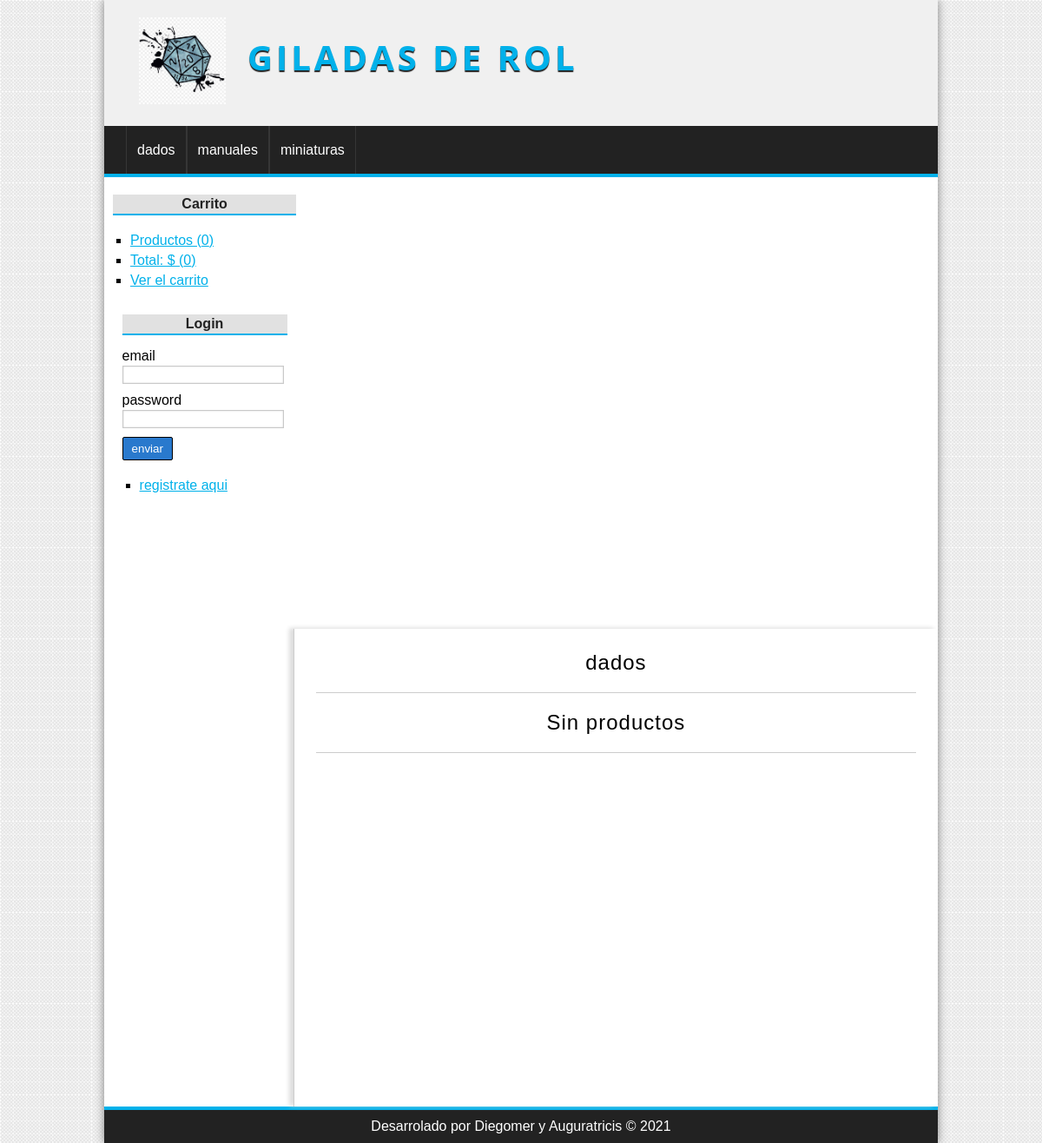
Page /category/productsByCategory&id=1 on the committed database.
### tables this page shows
CREATE TABLE IF NOT EXISTS Categories(
Id              int(255) auto_increment not null,
CategoryName    varchar(100) not null,
CONSTRAINT pk_Categories PRIMARY KEY(Id)
);

### config/db.php (called while the page is built)
<?php
class Database{
    public static function connect(){
        $db = new mysqli('localhost', 'root', '', 'ECommercePrueba');
        $db->query("SET NAMES 'utf8'");
        return $db;
    }
}

### helpers/utils.php (called while the page is built, shortened)
<?php
class Utils{
    public static function showCategoriesMenu(){
        require_once 'controllers/CategoryController.php';
        $category = new category();
        $categories = $category->GetAll();
        return $categories;
    }
}

### models/category.php (called while the page is built, shortened)
<?php
class category{
    private $id;
    private $db;
    public function __construct()
    {
        $this->db = Database::connect();
    }
    function getId(){
        return $this->id;
    }
    function setId($id){
        $this->id = $this->db->real_escape_string($id);
    }
    public function getAll(){
        $query = 'SELECT * FROM Categories;';
        $categories = $this->db->query($query);
        return $categories;
    }
    public function getOne(){
        $query = "SELECT * FROM Categories WHERE Id = {$this->getId()};";
        $category = $this->db->query($query);
        $result = false;
        if($category){
            $result = $category->fetch_object();
        }
        return $result;
    }
}

### controllers/CategoryController.php (called while the page is built, shortened)
<?php
require_once 'models/category.php';
require_once 'models/product.php';
class categoryController{
    public function productsByCategory(){
        if(isset($_GET['id'])){
            $id = $_GET['id'];
            $cat = new Category();
            $cat->setId($id);
            $category = $cat->getOne();
            $product = new Product();
            $products = $product->getProductsByCategoryId($id);
        }
        require_once 'views/category/viewCategory.php';
    }
}

### models/product.php (called while the page is built, shortened)
<?php
class product{
    private $db;
    public function __construct(){
        $this->db = Database::connect();
    }
    public function getProductsByCategoryId($id){
        $query = "SELECT * FROM Products WHERE CategoryId = $id";
        $products = $this->db->query($query);
        return $products;
    }
}

### views/category/viewCategory.php (the view)
<?php if(isset($category)):?>
<h1><?=$category->CategoryName; ?></h1>
    <?php if($products->num_rows != 0): ?>
        <?php while($product = $products->fetch_object()): ?>
            <div class="product">
                <a href="<?=base_url?>product/getOne&id=<?=$product->Id?>">
                    <?php if($product->Img != null): ?>
                        <img src="<?= base_url ?>upload/images/<?= $product->Img?>" alt="<?= $product->ProductName?>" />
                    <?php else: ?>
                        <img src="<?= base_url ?>assets/img/noImage.png" alt="<?= $product->ProductName?>" />
                    <?php endif ?>
                    <h2><?= $product->ProductName?></h2>
                    <p><?= $product->Price?> patacones</p>
                </a>
                <a href="<?=base_url?>cart/add&id=<?=$product->Id?>" class="button">Comprar</a>
            </div>
        <?php endwhile; ?>
    <?php else: ?>
        <h1>Sin productos</h1>
    <?php endif;?>
<?php else: ?>
    <h1>La categoria no existe!</h1>
<?php endif; ?>

### views/layout/header.php (shortened to what this page needs)
<!DOCTYPE html>
<html>
    <head>
        <link rel="stylesheet" href="<?=base_url?>assets/css/styles/styles.css"/>
    </head>
    <body>
        <div id="container">
            <header id="header">
                <div id="logo">
                    <img src="<?=base_url?>assets/img/dado.jpg" alt="logo"/>
                    <a href="index.php">
                        Giladas de rol
                    </a>
                </div>
            </header>
            <?php $categories =  Utils::showCategoriesMenu() ?>
            <nav id="menu">
                <ul>
                    <?php while($category = $categories->fetch_object()): ?>
                        <li>
                            <a href="<?=base_url?>category/productsByCategory&id=<?=$category->Id?>"><?= $category->CategoryName ?></a>
                        </li>
                    <?php endwhile;?>
                </ul>
            </nav>

### assets/css/styles/styles.css (style rules this page uses)
* { padding: 0px; margin: 0px; font-family: sans-serif, Helvetica, Arial; }
body { background: url(../img/bg.png); }
a { color: #01B1EA; }
#container { width: 80%; margin: 0px auto; box-shadow: 0px 0px 10px gray; background: white; }
#header { height: 145px; background: #F0F0F0; }
#logo { padding: 20px; margin-left: 20px; float:left; }
#logo img { float:left; height: 100px; }
#logo a { float:left; font-size: 40px; letter-spacing: 4px; font-family: 'Open Sans', Helvetica, Arial; text-transform: uppercase; color: #01B1EA; font-weight: bold; text-decoration: none; margin-top: 18px; margin-left: 25px; text-shadow: 0px 2px 1px #222222; transition: all 300ms; }
#menu { clear:both; background: #222; color: white; height: 55px; border-bottom: 4px solid #01B1EA; }
#menu ul { list-style: none; text-decoration: none; margin: 0px auto; margin-left: 25px; }
#menu ul li { line-height: 55px; float:left; border-right: 1px solid #363636; }
#menu a { display: block; color: white; text-decoration: none; padding-left: 12px; padding-right: 12px; transition: all 300ms; }
#menu a:first-child { border-left: 1px solid #363636; }
#central h1 { font-size: 24px; font-weight: normal; letter-spacing: 1px; text-align: center; border-bottom: 1px solid #ccc; margin-bottom: 20px; padding: 20px; padding-top: 0px; }

### rows in the picture
categories: CategoryName "dados"
categories: CategoryName "manuales"
categories: CategoryName "miniaturas"

### other values in the picture
$cartStats['count'] "0"
$cartStats['total'] "0"
